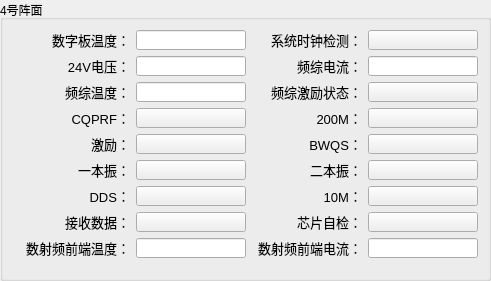
     <widget class="QGroupBox" name="groupBox_14">
      <property name="geometry">
       <rect>
        <x>510</x>
        <y>340</y>
        <width>491</width>
        <height>281</height>
       </rect>
      </property>
      <property name="title">
       <string>4号阵面</string>
      </property>
      <widget class="QWidget" name="layoutWidget_4">
       <property name="geometry">
        <rect>
         <x>15</x>
         <y>25</y>
         <width>468</width>
         <height>238</height>
        </rect>
       </property>
       <layout class="QGridLayout" name="gridLayout_10">
        <property name="leftMargin">
         <number>5</number>
        </property>
        <property name="topMargin">
         <number>5</number>
        </property>
        <property name="rightMargin">
         <number>5</number>
        </property>
        <property name="bottomMargin">
         <number>5</number>
        </property>
        <item row="0" column="0">
         <widget class="QLabel" name="label_88">
          <property name="minimumSize">
           <size>
            <width>110</width>
            <height>20</height>
           </size>
          </property>
          <property name="maximumSize">
           <size>
            <width>110</width>
            <height>20</height>
           </size>
          </property>
          <property name="font">
           <font>
            <pointsize>10</pointsize>
           </font>
          </property>
          <property name="text">
           <string>数字板温度：</string>
          </property>
          <property name="alignment">
           <set>Qt::AlignRight|Qt::AlignTrailing|Qt::AlignVCenter</set>
          </property>
         </widget>
        </item>
        <item row="0" column="1">
         <widget class="QLineEdit" name="lineEdit_Temp_Zynq_front4">
          <property name="minimumSize">
           <size>
            <width>110</width>
            <height>20</height>
           </size>
          </property>
          <property name="maximumSize">
           <size>
            <width>110</width>
            <height>20</height>
           </size>
          </property>
          <property name="font">
           <font>
            <pointsize>10</pointsize>
           </font>
          </property>
          <property name="alignment">
           <set>Qt::AlignCenter</set>
          </property>
         </widget>
        </item>
        <item row="0" column="2">
         <widget class="QLabel" name="label_89">
          <property name="minimumSize">
           <size>
            <width>110</width>
            <height>20</height>
           </size>
          </property>
          <property name="maximumSize">
           <size>
            <width>110</width>
            <height>20</height>
           </size>
          </property>
          <property name="font">
           <font>
            <pointsize>10</pointsize>
           </font>
          </property>
          <property name="text">
           <string>系统时钟检测：</string>
          </property>
          <property name="alignment">
           <set>Qt::AlignRight|Qt::AlignTrailing|Qt::AlignVCenter</set>
          </property>
         </widget>
        </item>
        <item row="0" column="3">
         <widget class="QPushButton" name="BtnState_System_Clock_Dect_front4">
          <property name="sizePolicy">
           <sizepolicy hsizetype="Fixed" vsizetype="Fixed">
            <horstretch>41</horstretch>
            <verstretch>22</verstretch>
           </sizepolicy>
          </property>
          <property name="minimumSize">
           <size>
            <width>110</width>
            <height>20</height>
           </size>
          </property>
          <property name="maximumSize">
           <size>
            <width>110</width>
            <height>20</height>
           </size>
          </property>
          <property name="text">
           <string/>
          </property>
         </widget>
        </item>
        <item row="1" column="0">
         <widget class="QLabel" name="label_90">
          <property name="minimumSize">
           <size>
            <width>110</width>
            <height>20</height>
           </size>
          </property>
          <property name="maximumSize">
           <size>
            <width>110</width>
            <height>20</height>
           </size>
          </property>
          <property name="font">
           <font>
            <pointsize>10</pointsize>
           </font>
          </property>
          <property name="text">
           <string>24V电压：</string>
          </property>
          <property name="alignment">
           <set>Qt::AlignRight|Qt::AlignTrailing|Qt::AlignVCenter</set>
          </property>
         </widget>
        </item>
        <item row="1" column="1">
         <widget class="QLineEdit" name="lineEdit_Voltage_24_front4">
          <property name="minimumSize">
           <size>
            <width>110</width>
            <height>20</height>
           </size>
          </property>
          <property name="maximumSize">
           <size>
            <width>110</width>
            <height>20</height>
           </size>
          </property>
          <property name="font">
           <font>
            <pointsize>10</pointsize>
           </font>
          </property>
          <property name="alignment">
           <set>Qt::AlignCenter</set>
          </property>
         </widget>
        </item>
        <item row="1" column="2">
         <widget class="QLabel" name="label_91">
          <property name="minimumSize">
           <size>
            <width>110</width>
            <height>20</height>
           </size>
          </property>
          <property name="maximumSize">
           <size>
            <width>110</width>
            <height>20</height>
           </size>
          </property>
          <property name="font">
           <font>
            <pointsize>10</pointsize>
           </font>
          </property>
          <property name="text">
           <string>频综电流：</string>
          </property>
          <property name="alignment">
           <set>Qt::AlignRight|Qt::AlignTrailing|Qt::AlignVCenter</set>
          </property>
         </widget>
        </item>
        <item row="1" column="3">
         <widget class="QLineEdit" name="lineEdit_Current_Fre_front4">
          <property name="minimumSize">
           <size>
            <width>110</width>
            <height>20</height>
           </size>
          </property>
          <property name="maximumSize">
           <size>
            <width>110</width>
            <height>20</height>
           </size>
          </property>
          <property name="font">
           <font>
            <pointsize>10</pointsize>
           </font>
          </property>
          <property name="text">
           <string/>
          </property>
          <property name="alignment">
           <set>Qt::AlignCenter</set>
          </property>
         </widget>
        </item>
        <item row="2" column="0">
         <widget class="QLabel" name="label_92">
          <property name="minimumSize">
           <size>
            <width>110</width>
            <height>20</height>
           </size>
          </property>
          <property name="maximumSize">
           <size>
            <width>110</width>
            <height>20</height>
           </size>
          </property>
          <property name="font">
           <font>
            <pointsize>10</pointsize>
           </font>
          </property>
          <property name="text">
           <string>频综温度：</string>
          </property>
          <property name="alignment">
           <set>Qt::AlignRight|Qt::AlignTrailing|Qt::AlignVCenter</set>
          </property>
         </widget>
        </item>
        <item row="2" column="1">
         <widget class="QLineEdit" name="lineEdit_Temp_Fre_front4">
          <property name="minimumSize">
           <size>
            <width>110</width>
            <height>20</height>
           </size>
          </property>
          <property name="maximumSize">
           <size>
            <width>110</width>
            <height>20</height>
           </size>
          </property>
          <property name="font">
           <font>
            <pointsize>10</pointsize>
           </font>
          </property>
          <property name="alignment">
           <set>Qt::AlignCenter</set>
          </property>
         </widget>
        </item>
        <item row="2" column="2">
         <widget class="QLabel" name="label_93">
          <property name="minimumSize">
           <size>
            <width>110</width>
            <height>20</height>
           </size>
          </property>
          <property name="maximumSize">
           <size>
            <width>110</width>
            <height>20</height>
           </size>
          </property>
          <property name="font">
           <font>
            <pointsize>10</pointsize>
           </font>
          </property>
          <property name="text">
           <string>频综激励状态：</string>
          </property>
          <property name="alignment">
           <set>Qt::AlignRight|Qt::AlignTrailing|Qt::AlignVCenter</set>
          </property>
         </widget>
        </item>
        <item row="2" column="3">
         <widget class="QPushButton" name="BtnState_State_Excitation_front4">
          <property name="sizePolicy">
           <sizepolicy hsizetype="Fixed" vsizetype="Fixed">
            <horstretch>41</horstretch>
            <verstretch>22</verstretch>
           </sizepolicy>
          </property>
          <property name="minimumSize">
           <size>
            <width>110</width>
            <height>20</height>
           </size>
          </property>
          <property name="maximumSize">
           <size>
            <width>110</width>
            <height>20</height>
           </size>
          </property>
          <property name="text">
           <string/>
          </property>
         </widget>
        </item>
        <item row="3" column="0">
         <widget class="QLabel" name="label_94">
          <property name="minimumSize">
           <size>
            <width>110</width>
            <height>20</height>
           </size>
          </property>
          <property name="maximumSize">
           <size>
            <width>110</width>
            <height>20</height>
           </size>
          </property>
          <property name="font">
           <font>
            <pointsize>10</pointsize>
           </font>
          </property>
          <property name="text">
           <string>CQPRF：</string>
          </property>
          <property name="alignment">
           <set>Qt::AlignRight|Qt::AlignTrailing|Qt::AlignVCenter</set>
          </property>
         </widget>
        </item>
        <item row="3" column="1">
         <widget class="QPushButton" name="BtnState_CQPRF_front4">
          <property name="sizePolicy">
           <sizepolicy hsizetype="Fixed" vsizetype="Fixed">
            <horstretch>41</horstretch>
            <verstretch>22</verstretch>
           </sizepolicy>
          </property>
          <property name="minimumSize">
           <size>
            <width>110</width>
            <height>20</height>
           </size>
          </property>
          <property name="maximumSize">
           <size>
            <width>110</width>
            <height>20</height>
           </size>
          </property>
          <property name="text">
           <string/>
          </property>
         </widget>
        </item>
        <item row="3" column="2">
         <widget class="QLabel" name="label_95">
          <property name="minimumSize">
           <size>
            <width>110</width>
            <height>20</height>
           </size>
          </property>
          <property name="maximumSize">
           <size>
            <width>110</width>
            <height>20</height>
           </size>
          </property>
          <property name="font">
           <font>
            <pointsize>10</pointsize>
           </font>
          </property>
          <property name="text">
           <string>200M：</string>
          </property>
          <property name="alignment">
           <set>Qt::AlignRight|Qt::AlignTrailing|Qt::AlignVCenter</set>
          </property>
         </widget>
        </item>
        <item row="3" column="3">
         <widget class="QPushButton" name="BtnState_M200_front4">
          <property name="sizePolicy">
           <sizepolicy hsizetype="Fixed" vsizetype="Fixed">
            <horstretch>41</horstretch>
            <verstretch>22</verstretch>
           </sizepolicy>
          </property>
          <property name="minimumSize">
           <size>
            <width>110</width>
            <height>20</height>
           </size>
          </property>
          <property name="maximumSize">
           <size>
            <width>110</width>
            <height>20</height>
           </size>
          </property>
          <property name="text">
           <string/>
          </property>
         </widget>
        </item>
        <item row="4" column="0">
         <widget class="QLabel" name="label_96">
          <property name="minimumSize">
           <size>
            <width>110</width>
            <height>20</height>
           </size>
          </property>
          <property name="maximumSize">
           <size>
            <width>110</width>
            <height>20</height>
           </size>
          </property>
          <property name="font">
           <font>
            <pointsize>10</pointsize>
           </font>
          </property>
          <property name="text">
           <string>激励：</string>
          </property>
          <property name="alignment">
           <set>Qt::AlignRight|Qt::AlignTrailing|Qt::AlignVCenter</set>
          </property>
         </widget>
        </item>
        <item row="4" column="1">
         <widget class="QPushButton" name="BtnState_Excitation_front4">
          <property name="sizePolicy">
           <sizepolicy hsizetype="Fixed" vsizetype="Fixed">
            <horstretch>41</horstretch>
            <verstretch>22</verstretch>
           </sizepolicy>
          </property>
          <property name="minimumSize">
           <size>
            <width>110</width>
            <height>20</height>
           </size>
          </property>
          <property name="maximumSize">
           <size>
            <width>110</width>
            <height>20</height>
           </size>
          </property>
          <property name="text">
           <string/>
          </property>
         </widget>
        </item>
        <item row="4" column="2">
         <widget class="QLabel" name="label_97">
          <property name="minimumSize">
           <size>
            <width>110</width>
            <height>20</height>
           </size>
          </property>
          <property name="maximumSize">
           <size>
            <width>110</width>
            <height>20</height>
           </size>
          </property>
          <property name="font">
           <font>
            <pointsize>10</pointsize>
           </font>
          </property>
          <property name="text">
           <string>BWQS：</string>
          </property>
          <property name="alignment">
           <set>Qt::AlignRight|Qt::AlignTrailing|Qt::AlignVCenter</set>
          </property>
         </widget>
        </item>
        <item row="4" column="3">
         <widget class="QPushButton" name="BtnState_BWQS_front4">
          <property name="sizePolicy">
           <sizepolicy hsizetype="Fixed" vsizetype="Fixed">
            <horstretch>41</horstretch>
            <verstretch>22</verstretch>
           </sizepolicy>
          </property>
          <property name="minimumSize">
           <size>
            <width>110</width>
            <height>20</height>
           </size>
          </property>
          <property name="maximumSize">
           <size>
            <width>110</width>
            <height>20</height>
           </size>
          </property>
          <property name="text">
           <string/>
          </property>
         </widget>
        </item>
        <item row="5" column="0">
         <widget class="QLabel" name="label_98">
          <property name="minimumSize">
           <size>
            <width>110</width>
            <height>20</height>
           </size>
          </property>
          <property name="maximumSize">
           <size>
            <width>110</width>
            <height>20</height>
           </size>
          </property>
          <property name="font">
           <font>
            <pointsize>10</pointsize>
           </font>
          </property>
          <property name="text">
           <string>一本振：</string>
          </property>
          <property name="alignment">
           <set>Qt::AlignRight|Qt::AlignTrailing|Qt::AlignVCenter</set>
          </property>
         </widget>
        </item>
        <item row="5" column="1">
         <widget class="QPushButton" name="BtnState_lvib_1_front4">
          <property name="sizePolicy">
           <sizepolicy hsizetype="Fixed" vsizetype="Fixed">
            <horstretch>41</horstretch>
            <verstretch>22</verstretch>
           </sizepolicy>
          </property>
          <property name="minimumSize">
           <size>
            <width>110</width>
            <height>20</height>
           </size>
          </property>
          <property name="maximumSize">
           <size>
            <width>110</width>
            <height>20</height>
           </size>
          </property>
          <property name="text">
           <string/>
          </property>
         </widget>
        </item>
        <item row="5" column="2">
         <widget class="QLabel" name="label_99">
          <property name="minimumSize">
           <size>
            <width>110</width>
            <height>20</height>
           </size>
          </property>
          <property name="maximumSize">
           <size>
            <width>110</width>
            <height>20</height>
           </size>
          </property>
          <property name="font">
           <font>
            <pointsize>10</pointsize>
           </font>
          </property>
          <property name="text">
           <string>二本振：</string>
          </property>
          <property name="alignment">
           <set>Qt::AlignRight|Qt::AlignTrailing|Qt::AlignVCenter</set>
          </property>
         </widget>
        </item>
        <item row="5" column="3">
         <widget class="QPushButton" name="BtnState_lvib_2_front4">
          <property name="sizePolicy">
           <sizepolicy hsizetype="Fixed" vsizetype="Fixed">
            <horstretch>41</horstretch>
            <verstretch>22</verstretch>
           </sizepolicy>
          </property>
          <property name="minimumSize">
           <size>
            <width>110</width>
            <height>20</height>
           </size>
          </property>
          <property name="maximumSize">
           <size>
            <width>110</width>
            <height>20</height>
           </size>
          </property>
          <property name="text">
           <string/>
          </property>
         </widget>
        </item>
        <item row="6" column="0">
         <widget class="QLabel" name="label_100">
          <property name="minimumSize">
           <size>
            <width>110</width>
            <height>20</height>
           </size>
          </property>
          <property name="maximumSize">
           <size>
            <width>110</width>
            <height>20</height>
           </size>
          </property>
          <property name="font">
           <font>
            <pointsize>10</pointsize>
           </font>
          </property>
          <property name="text">
           <string>DDS：</string>
          </property>
          <property name="alignment">
           <set>Qt::AlignRight|Qt::AlignTrailing|Qt::AlignVCenter</set>
          </property>
         </widget>
        </item>
        <item row="6" column="1">
         <widget class="QPushButton" name="BtnState_DDS_front4">
          <property name="sizePolicy">
           <sizepolicy hsizetype="Fixed" vsizetype="Fixed">
            <horstretch>41</horstretch>
            <verstretch>22</verstretch>
           </sizepolicy>
          </property>
          <property name="minimumSize">
           <size>
            <width>110</width>
            <height>20</height>
           </size>
          </property>
          <property name="maximumSize">
           <size>
            <width>110</width>
            <height>20</height>
           </size>
          </property>
          <property name="text">
           <string/>
          </property>
         </widget>
        </item>
        <item row="6" column="2">
         <widget class="QLabel" name="label_101">
          <property name="minimumSize">
           <size>
            <width>110</width>
            <height>20</height>
           </size>
          </property>
          <property name="maximumSize">
           <size>
            <width>110</width>
            <height>20</height>
           </size>
          </property>
          <property name="font">
           <font>
            <pointsize>10</pointsize>
           </font>
          </property>
          <property name="text">
           <string>10M：</string>
          </property>
          <property name="alignment">
           <set>Qt::AlignRight|Qt::AlignTrailing|Qt::AlignVCenter</set>
          </property>
         </widget>
        </item>
        <item row="6" column="3">
         <widget class="QPushButton" name="BtnState_M10_front4">
          <property name="sizePolicy">
           <sizepolicy hsizetype="Fixed" vsizetype="Fixed">
            <horstretch>41</horstretch>
            <verstretch>22</verstretch>
           </sizepolicy>
          </property>
          <property name="minimumSize">
           <size>
            <width>110</width>
            <height>20</height>
           </size>
          </property>
          <property name="maximumSize">
           <size>
            <width>110</width>
            <height>20</height>
           </size>
          </property>
          <property name="text">
           <string/>
          </property>
         </widget>
        </item>
        <item row="7" column="0">
         <widget class="QLabel" name="label_102">
          <property name="minimumSize">
           <size>
            <width>110</width>
            <height>20</height>
           </size>
          </property>
          <property name="maximumSize">
           <size>
            <width>110</width>
            <height>20</height>
           </size>
          </property>
          <property name="font">
           <font>
            <pointsize>10</pointsize>
           </font>
          </property>
          <property name="text">
           <string>接收数据：</string>
          </property>
          <property name="alignment">
           <set>Qt::AlignRight|Qt::AlignTrailing|Qt::AlignVCenter</set>
          </property>
         </widget>
        </item>
        <item row="7" column="1">
         <widget class="QPushButton" name="BtnState_State_RfFront_End_Rece_front4">
          <property name="sizePolicy">
           <sizepolicy hsizetype="Minimum" vsizetype="Fixed">
            <horstretch>41</horstretch>
            <verstretch>22</verstretch>
           </sizepolicy>
          </property>
          <property name="minimumSize">
           <size>
            <width>110</width>
            <height>20</height>
           </size>
          </property>
          <property name="maximumSize">
           <size>
            <width>110</width>
            <height>20</height>
           </size>
          </property>
          <property name="text">
           <string/>
          </property>
         </widget>
        </item>
        <item row="7" column="2">
         <widget class="QLabel" name="label_103">
          <property name="minimumSize">
           <size>
            <width>110</width>
            <height>20</height>
           </size>
          </property>
          <property name="maximumSize">
           <size>
            <width>110</width>
            <height>20</height>
           </size>
          </property>
          <property name="font">
           <font>
            <pointsize>10</pointsize>
           </font>
          </property>
          <property name="text">
           <string>芯片自检：</string>
          </property>
          <property name="alignment">
           <set>Qt::AlignRight|Qt::AlignTrailing|Qt::AlignVCenter</set>
          </property>
         </widget>
        </item>
        <item row="7" column="3">
         <widget class="QPushButton" name="BtnState_State_RfFront_End_self_checking_front4">
          <property name="sizePolicy">
           <sizepolicy hsizetype="Minimum" vsizetype="Fixed">
            <horstretch>41</horstretch>
            <verstretch>22</verstretch>
           </sizepolicy>
          </property>
          <property name="minimumSize">
           <size>
            <width>110</width>
            <height>20</height>
           </size>
          </property>
          <property name="maximumSize">
           <size>
            <width>110</width>
            <height>20</height>
           </size>
          </property>
          <property name="text">
           <string/>
          </property>
         </widget>
        </item>
        <item row="8" column="0">
         <widget class="QLabel" name="label_104">
          <property name="minimumSize">
           <size>
            <width>110</width>
            <height>20</height>
           </size>
          </property>
          <property name="maximumSize">
           <size>
            <width>110</width>
            <height>20</height>
           </size>
          </property>
          <property name="font">
           <font>
            <pointsize>10</pointsize>
           </font>
          </property>
          <property name="text">
           <string>数射频前端温度：</string>
          </property>
          <property name="alignment">
           <set>Qt::AlignRight|Qt::AlignTrailing|Qt::AlignVCenter</set>
          </property>
         </widget>
        </item>
        <item row="8" column="1">
         <widget class="QLineEdit" name="lineEdit_Temp_RfFront_End_front4">
          <property name="minimumSize">
           <size>
            <width>110</width>
            <height>20</height>
           </size>
          </property>
          <property name="maximumSize">
           <size>
            <width>110</width>
            <height>20</height>
           </size>
          </property>
          <property name="font">
           <font>
            <pointsize>10</pointsize>
           </font>
          </property>
          <property name="alignment">
           <set>Qt::AlignCenter</set>
          </property>
         </widget>
        </item>
        <item row="8" column="2">
         <widget class="QLabel" name="label_105">
          <property name="minimumSize">
           <size>
            <width>110</width>
            <height>20</height>
           </size>
          </property>
          <property name="maximumSize">
           <size>
            <width>110</width>
            <height>20</height>
           </size>
          </property>
          <property name="font">
           <font>
            <pointsize>10</pointsize>
           </font>
          </property>
          <property name="text">
           <string>数射频前端电流：</string>
          </property>
          <property name="alignment">
           <set>Qt::AlignRight|Qt::AlignTrailing|Qt::AlignVCenter</set>
          </property>
         </widget>
        </item>
        <item row="8" column="3">
         <widget class="QLineEdit" name="lineEdit_Current_RfFront_front4">
          <property name="minimumSize">
           <size>
            <width>110</width>
            <height>20</height>
           </size>
          </property>
          <property name="maximumSize">
           <size>
            <width>110</width>
            <height>20</height>
           </size>
          </property>
          <property name="font">
           <font>
            <pointsize>10</pointsize>
           </font>
          </property>
          <property name="text">
           <string/>
          </property>
          <property name="alignment">
           <set>Qt::AlignCenter</set>
          </property>
         </widget>
        </item>
       </layout>
      </widget>
     </widget>
